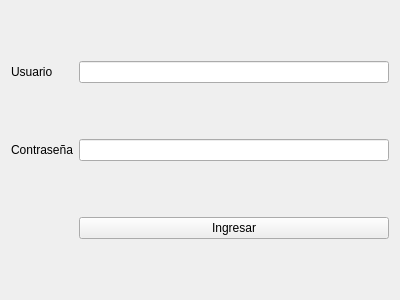
<?xml version="1.0" encoding="UTF-8"?>
<ui version="4.0">
 <class>Login</class>
 <widget class="QWidget" name="Login">
  <property name="geometry">
   <rect>
    <x>0</x>
    <y>0</y>
    <width>400</width>
    <height>300</height>
   </rect>
  </property>
  <property name="windowTitle">
   <string>Form</string>
  </property>
  <layout class="QGridLayout" name="gridLayout">
   <item row="0" column="0">
    <widget class="QLabel" name="label">
     <property name="text">
      <string>Usuario</string>
     </property>
    </widget>
   </item>
   <item row="0" column="1">
    <widget class="QLineEdit" name="leUser"/>
   </item>
   <item row="1" column="0">
    <widget class="QLabel" name="label_2">
     <property name="text">
      <string>Contraseña</string>
     </property>
    </widget>
   </item>
   <item row="1" column="1">
    <widget class="QLineEdit" name="lePassword">
     <property name="echoMode">
      <enum>QLineEdit::Password</enum>
     </property>
    </widget>
   </item>
   <item row="2" column="1">
    <widget class="QPushButton" name="pbLogin">
     <property name="text">
      <string>Ingresar</string>
     </property>
    </widget>
   </item>
  </layout>
 </widget>
 <resources/>
 <connections/>
</ui>
